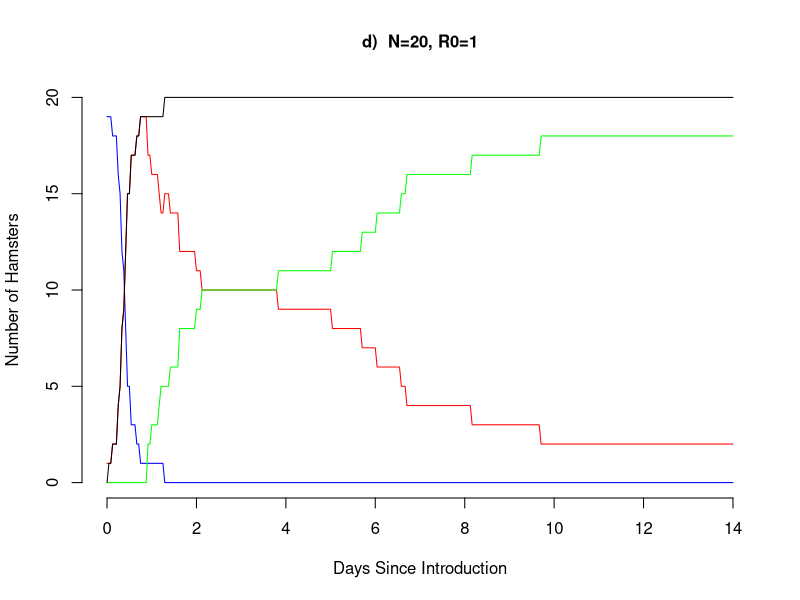

This chart was generated by the following R code: (Note: this script raises an error after producing the figure.)
deltaT <- 1/24
x <- seq(0,14,by=deltaT)
num.sims <- 100      # number simulations to run
N <- 20              # population size
init.infect <- I <- 1      # intial number of hammies infected
my_directory <- '~/Desktop/temporary' # place to save pngs
S <- N - I
R <- N - S - I

plot(0,0, type ="n", xlim = c(min(x), max(x)),
     ylim = c(0, N), bty = "n", xlab = "Days Since Introduction", ylab = "Number of Hamsters", cex.main=1,
     main = "d)  N=20, R0=1")

cum.inc <- 0
## CDF of transmission and recovery fits----to be used in rbinom()
haz.trans <- 0.2457601
haz.recov <- 0.22
## set up matrix to get final size distribution


setwd(my_directory)
for(ss in 1:num.sims)              # do num.sims outbreaks
{
  
  image_name <- ss
  while(nchar(image_name) <= 5){
    image_name <- paste0(0, image_name)
  }
  
  sim4 <- data.frame(S, I, R, cum.inc)  # creates a data frame that tells you numbers of S I and R at each time step
  for(ii in 2:length(x))        # run through time series start at 2 since 1 is initial conditions
  {
    # use CDF * I/N as the probability in rbinom()
    new.inf <- rbinom(1, sim4$S[ii-1] , pexp(x[ii]-x[ii-1], haz.trans*sim4$I[ii-1]) )   # lambda * I where lambda is estimated FOI
    new.recov <- rbinom(1, sim4$I[ii-1], pexp(x[ii]-x[ii-1], haz.recov))   # Number new recovered = gamma*I (aka p.recov*I)
    temp.S <- sim4$S[ii-1] - new.inf
    temp.I <- sim4$I[ii-1] + new.inf - new.recov
    temp.R <- sim4$R[ii-1] + new.recov
    sim4 <- rbind(sim4, c(temp.S, temp.I, temp.R, N-temp.S))
    #cum.inc.matrix.4[ss,ii] <-cum.inc.matrix.4[ss,ii] + new.inf
  } 
  
  lines(x, sim4[,"S"],col = "blue") # add current simulation's susceptible time series to plot
  lines(x, sim4[,"I"], col="red")
  lines(x, sim4[,"R"], col="green")
  lines(x, sim4[,"cum.inc"])
  
  dev.copy(png, filename = paste0(my_directory, '/', image_name, '.png'))
  dev.off()
}


# You now have an ordered sequence of .pngs in your my_directory
# and you can use some gif software to put them all together
# In linux you can cd into my_directory, and then run the following via command line:
# > convert -delay 10 -loop 0 *.png result.gif
# This will generate a gif called result.gif using all of the pngs in that folder
# In Mac / Windows, you're on your own.

# If you want a video (mp4) instead of a gif, you can use a progra mlike ffmpeg
# Cd into my_directory, and then run the following:
# > ffmpeg -start_number 000001 -r 5 -i %6d.png my_video.mp4
